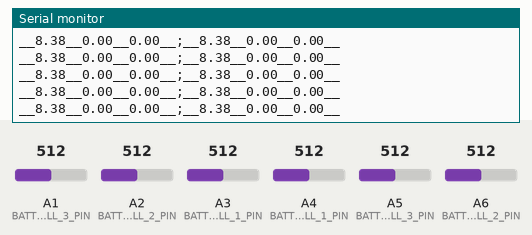
A sketch run on a simulated Arduino Nano, built with avr-gcc and run on an emulated ATmega328P. On the bench: the last lines printed to the serial monitor. The test bench sets the inputs (shaded band); at power-on: A6 (BATTERY_2_CELL_2_PIN) = 512, A1 (BATTERY_1_CELL_3_PIN) = 512, A2 (BATTERY_1_CELL_2_PIN) = 512, A3 (BATTERY_1_CELL_1_PIN) = 512, A4 (BATTERY_2_CELL_1_PIN) = 512, A5 (BATTERY_2_CELL_3_PIN) = 512.

Above: at 11.7 s.
11.8 s: A6 (BATTERY_2_CELL_2_PIN) set to 702
At 11.85 s:
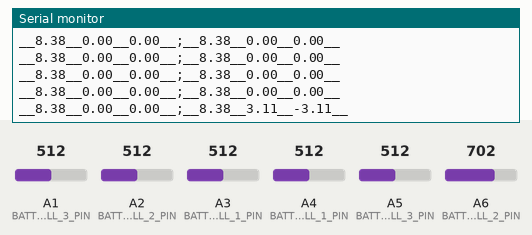
14.8 s: A6 (BATTERY_2_CELL_2_PIN) set to 726
At 14.83 s:
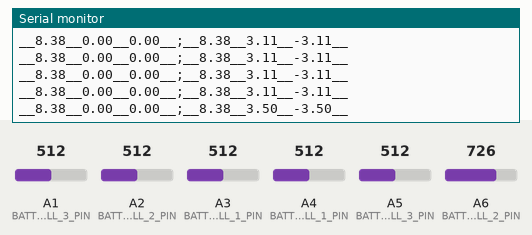
Timing chart, 0 to 17.8 s (numbered marks = the images above; inputs shaded):
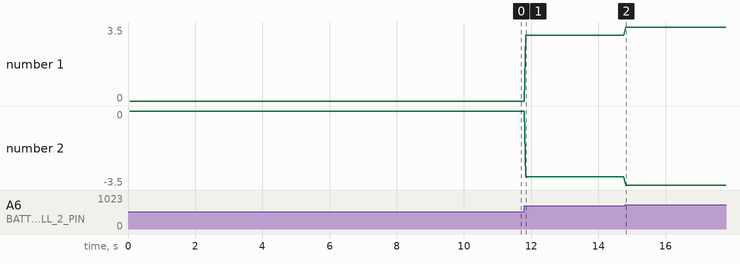

Measured:
- after the input at 11.8 s, the serial monitor: prints a new line at once (image 1)
- after the input at 14.8 s, the serial monitor: prints a new line at once (image 2)
- plotted number 1: 0 → 3.11 after the input at 11.8 s, 3.11 → 3.5 after the input at 14.8 s
- plotted number 2: 0 → -3.11 after the input at 11.8 s, -3.11 → -3.5 after the input at 14.8 s

The sketch:

battery_controller_firmware_V1.ino
```cpp
#include "config.h"

float battery[BATTERIES_COUNT][CELLS_COUNT];

uint32_t send_lt = 0;

void print_values();
float getVoltsFromPin(int pin);
void setup()
{
  Serial.begin(SERIAL_BAUDRATE); // инициаллизация последовательного порта
  while (!Serial); // ждем открытия порта


}

void loop()
{
  if (millis() - send_lt > (uint32_t)(1000.0 / SERIAL_SEND_RATE_HZ))
  {
    battery[BATTERY_1][CELL_1] = getVoltsFromPin(battery_1_cell_pins[CELL_1]);
    battery[BATTERY_1][CELL_2] = getVoltsFromPin(battery_1_cell_pins[CELL_2]) - battery[BATTERY_1][CELL_1];
    battery[BATTERY_1][CELL_3] = getVoltsFromPin(battery_1_cell_pins[CELL_3]) - (battery[BATTERY_1][CELL_1] + battery[BATTERY_1][CELL_2]);

    battery[BATTERY_2][CELL_1] = getVoltsFromPin(battery_2_cell_pins[CELL_1]);
    battery[BATTERY_2][CELL_2] = getVoltsFromPin(battery_2_cell_pins[CELL_2]) - battery[BATTERY_2][CELL_1];
    battery[BATTERY_2][CELL_3] = getVoltsFromPin(battery_2_cell_pins[CELL_3]) - (battery[BATTERY_2][CELL_1] + battery[BATTERY_2][CELL_2]);
    print_values();
    send_lt = millis();
  }

  if (Serial.available() > 0)
  {
    int status = Serial.parseInt();
    if (status > 0)
      status = 1;
    else
      status = 0;
    digitalWrite(RELAY_CONTROL_PIN, status);
  }
}

void print_values()
{
  Serial.print("__");
  Serial.print( battery[BATTERY_1][CELL_1]);
  Serial.print("__");
  Serial.print( battery[BATTERY_1][CELL_2]);
  Serial.print("__");
  Serial.print( battery[BATTERY_1][CELL_3]);
  Serial.print("__;__");
  Serial.print( battery[BATTERY_2][CELL_1]);
  Serial.print("__");
  Serial.print( battery[BATTERY_2][CELL_2]);
  Serial.print("__");
  Serial.print( battery[BATTERY_2][CELL_3]);
  Serial.println("__");
}

float getVoltsFromPin(int pin)
{
  float vin = 0.0;
  vin = ((analogRead(pin) * SOURCE_VOLTAGE_VOLTS) / ADC_MAX_VALUE) / (R2 / (R1 + R2));
  if (vin < 0.3)
    vin = 0.0;

  return abs(vin);
}
```

config.h
```cpp
#define SERIAL_BAUDRATE 9600
#define SERIAL_SEND_RATE_HZ 20.0

enum
{
    BATTERY_1,
    BATTERY_2,
    BATTERIES_COUNT
};

enum
{
    CELL_1,
    CELL_2,
    CELL_3,
    CELL_4,
    CELLS_COUNT
};
#define BATTERIES_SERIAL_CONFIGURATION CELLS_COUNT

#define BATTERY_1_CELL_1_PIN A3
#define BATTERY_1_CELL_2_PIN A2
#define BATTERY_1_CELL_3_PIN A1

#define BATTERY_2_CELL_1_PIN A4
#define BATTERY_2_CELL_2_PIN A6
#define BATTERY_2_CELL_3_PIN A5

#define RELAY_CONTROL_PIN 10

#define OFF LOW
#define ON HIGH


#define RESITOR_DIVIDER__R1_VAL_Om (float)100000.0
#define RESITOR_DIVIDER__R2_VAL_Om (float)39000.0
#define ADC_MAX_VALUE (float)1024.0
#define SOURCE_VOLTAGE_VOLTS (float)4.7

const int battery_1_cell_pins[BATTERIES_SERIAL_CONFIGURATION] = {
    BATTERY_1_CELL_1_PIN,
    BATTERY_1_CELL_2_PIN,
    BATTERY_1_CELL_3_PIN,
};

const int battery_2_cell_pins[BATTERIES_SERIAL_CONFIGURATION] = {
    BATTERY_2_CELL_1_PIN,
    BATTERY_2_CELL_2_PIN,
    BATTERY_2_CELL_3_PIN,
};


#define R1 RESITOR_DIVIDER__R1_VAL_Om
#define R2 RESITOR_DIVIDER__R2_VAL_Om
```
